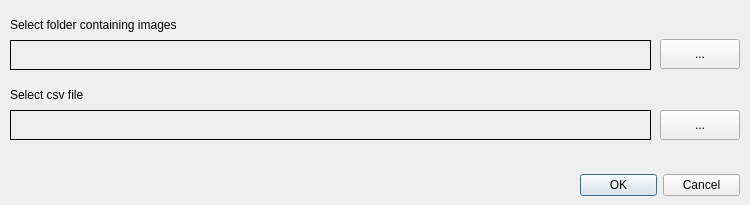
<?xml version="1.0" encoding="UTF-8"?>
<ui version="4.0">
 <class>open_dialog</class>
 <widget class="QDialog" name="open_dialog">
  <property name="geometry">
   <rect>
    <x>0</x>
    <y>0</y>
    <width>750</width>
    <height>205</height>
   </rect>
  </property>
  <property name="windowTitle">
   <string>Open</string>
  </property>
  <widget class="QDialogButtonBox" name="buttonBox">
   <property name="geometry">
    <rect>
     <x>580</x>
     <y>170</y>
     <width>160</width>
     <height>30</height>
    </rect>
   </property>
   <property name="orientation">
    <enum>Qt::Horizontal</enum>
   </property>
   <property name="standardButtons">
    <set>QDialogButtonBox::Cancel|QDialogButtonBox::Ok</set>
   </property>
  </widget>
  <widget class="QLabel" name="label_folder">
   <property name="geometry">
    <rect>
     <x>10</x>
     <y>10</y>
     <width>231</width>
     <height>30</height>
    </rect>
   </property>
   <property name="text">
    <string>Select folder containing images</string>
   </property>
  </widget>
  <widget class="QLabel" name="selected_csv_label">
   <property name="geometry">
    <rect>
     <x>10</x>
     <y>110</y>
     <width>641</width>
     <height>30</height>
    </rect>
   </property>
   <property name="autoFillBackground">
    <bool>false</bool>
   </property>
   <property name="frameShape">
    <enum>QFrame::Box</enum>
   </property>
   <property name="text">
    <string/>
   </property>
  </widget>
  <widget class="QLabel" name="selected_folder_label">
   <property name="geometry">
    <rect>
     <x>10</x>
     <y>40</y>
     <width>641</width>
     <height>30</height>
    </rect>
   </property>
   <property name="autoFillBackground">
    <bool>false</bool>
   </property>
   <property name="frameShape">
    <enum>QFrame::Box</enum>
   </property>
   <property name="text">
    <string/>
   </property>
  </widget>
  <widget class="QPushButton" name="openfolder_button">
   <property name="geometry">
    <rect>
     <x>660</x>
     <y>39</y>
     <width>80</width>
     <height>30</height>
    </rect>
   </property>
   <property name="text">
    <string>...</string>
   </property>
  </widget>
  <widget class="QPushButton" name="opencsv_button">
   <property name="geometry">
    <rect>
     <x>660</x>
     <y>110</y>
     <width>80</width>
     <height>30</height>
    </rect>
   </property>
   <property name="text">
    <string>...</string>
   </property>
  </widget>
  <widget class="QLabel" name="label_csvfile">
   <property name="geometry">
    <rect>
     <x>10</x>
     <y>80</y>
     <width>500</width>
     <height>30</height>
    </rect>
   </property>
   <property name="text">
    <string>Select csv file</string>
   </property>
  </widget>
 </widget>
 <resources/>
 <connections>
  <connection>
   <sender>buttonBox</sender>
   <signal>rejected()</signal>
   <receiver>open_dialog</receiver>
   <slot>reject()</slot>
   <hints>
    <hint type="sourcelabel">
     <x>316</x>
     <y>260</y>
    </hint>
    <hint type="destinationlabel">
     <x>286</x>
     <y>274</y>
    </hint>
   </hints>
  </connection>
 </connections>
</ui>
